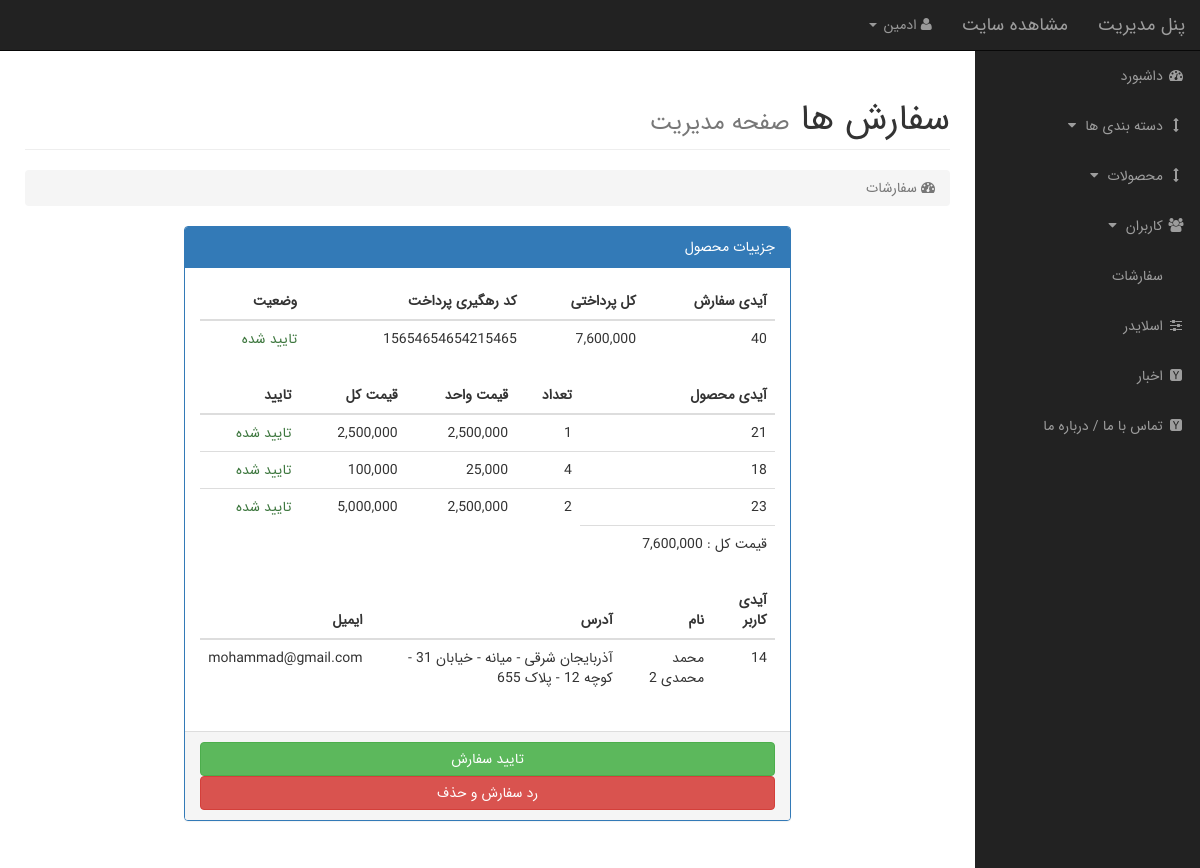
Page /admin/orders.php?action=view-order&id=40 (signed in) on the committed database.
### tables this page shows
CREATE TABLE `orders` (
  `id` int(11) NOT NULL,
  `user_id` int(11) NOT NULL,
  `total_price` decimal(10,0) NOT NULL,
  `track_code` varchar(512) NOT NULL,
  `is_confirmed` int(11) NOT NULL DEFAULT 0,
  `created_at` date NOT NULL DEFAULT current_timestamp()
);

CREATE TABLE `order_details` (
  `id` int(11) NOT NULL,
  `order_id` int(11) NOT NULL,
  `product_id` int(11) NOT NULL,
  `product_quantity` int(11) NOT NULL,
  `is_confirmed` int(11) NOT NULL DEFAULT 0
);

CREATE TABLE `products` (
  `id` int(11) NOT NULL,
  `title` varchar(512) NOT NULL,
  `description` text NOT NULL,
  `cat_id` int(11) NOT NULL,
  `price` decimal(10,0) NOT NULL,
  `photo` varchar(256) NOT NULL,
  `stock` int(11) NOT NULL DEFAULT 0,
  `buy_count` int(11) NOT NULL DEFAULT 0,
  `created_at` date NOT NULL DEFAULT current_timestamp()
);

CREATE TABLE `users` (
  `id` int(11) NOT NULL,
  `name` varchar(512) NOT NULL,
  `email` varchar(256) NOT NULL,
  `password` varchar(256) NOT NULL,
  `address` text NOT NULL,
  `buy_count` int(11) NOT NULL DEFAULT 0,
  `created_at` date NOT NULL DEFAULT current_timestamp()
);

### admin/includes/classes/Main.php (called while the page is built, shortened)
<?php
class Main
{
    protected static $class_name = "classes\Main";
    protected static $db_name = "aa";
    protected static $auto_inc = "id";
    public static function findAllWhere(array $cond, $limit = null, $order = "desc", $order_column = "id")
    {
        $items = [];
        $values = [];
        foreach ($cond as $arr) {
            $items[] = $arr[0] . " " . $arr[1] . " ?";
            $values[] = $arr[2];
        }
        $order = strtoupper($order);
        if (!isset($limit))
            return static::findAllQuery("Select * from ". static::$db_name . " where " . implode(', ', $items) . " ORDER BY " . $order_column . " $order", $values, static::$class_name);
        else
            return static::findAllQuery("Select * from ". static::$db_name . " where " . implode(', ', $items) . " ORDER BY " . $order_column . " $order LIMIT {$limit}", $values, static::$class_name);
    }
    public static function findById($id)
    {
        return static::findQuery("Select * from " . static::$db_name . " where ". static::$auto_inc ." = ?", [$id], static::$class_name);
    }
    protected static function findAllQuery(string $sql, array $values = [], $class)
    {
        global $conn;
        return $conn->selectAll($sql, $values, $class);
    }
    protected static function findQuery(string $sql, array $values = [], $class)
    {
        global $conn;
        return $conn->select($sql, $values, $class);
    }
}

### admin/includes/classes/Database.php (called while the page is built, shortened)
<?php
class Database
{
    public $conn;
    function __construct()
    {
        $this->host = DB_INFO['host'];
        $this->user = DB_INFO['user'];
        $this->pass = DB_INFO['pass'];
        $this->name = DB_INFO['name'];
        $this->options = [
            PDO::ATTR_ERRMODE => PDO::ERRMODE_EXCEPTION
        ];
        try {
            $this->conn = new \PDO("mysql:host=$this->host;dbname=$this->name;charset=utf8", $this->user, $this->pass, $this->options);
        } catch (\PDOException $e) {
            die("Database Failed :: " . $e->getMessage());
        }
    }
    public function selectAll(string $sql, array $values = [], string $class)
    {
        $stmt = $this->conn->prepare($sql);
        foreach ($values as $key => $value) {
            $stmt->bindValue($key + 1, $value);
        }
        if (!$stmt->execute())
            return false;
        return $stmt->fetchAll(PDO::FETCH_CLASS, $class);
    }
    public function select(string $sql, array $values = [], string $class)
    {
        $stmt = $this->conn->prepare($sql);
        foreach ($values as $key => $value) {
            $stmt->bindValue($key + 1, $value);
        }
        if (!$stmt->execute())
            return false;
        $stmt->setFetchMode(PDO::FETCH_CLASS, $class);
        return $stmt->fetch();
    }
}

### admin/includes/init.php (called while the page is built, shortened)
<?php
$conn = new classes\Database();

### admin/views/orders/view-order.php (the view, shortened to what this page needs)
<?php
try {
    if ($order = Order::findById($_GET['id'])) {
        $user = User::findById($order->user_id);
        $order_products = Order_detail::findAllWhere([['order_id', '=', $_GET['id']]]);
    }
} catch (PDOException $e) {
    Utility::dd($e->getMessage());
}
?>
<div class="row">
    <div class="col-md-8 col-md-offset-2">
        <?php if(isset($user) && isset($order) && isset($order_products)): ?>
        <div class="panel panel-primary">
            <div class="panel-heading">
                جزییات محصول
            </div>
            <div class="panel-body">
            <table class="table table-responsive">
                <thead>
                    <tr>
                        <th>آیدی سفارش</th>
                        <th>کل پرداختی</th>
                        <th>کد رهگیری پرداخت</th>
                        <th>وضعیت</th>
                    </tr>
                </thead>
                <tbody>
                    <tr>
                        <td><?= $order->id; ?></td>
                        <td><?= number_format($order->total_price); ?></td>
                        <td><?= $order->track_code; ?></td>
                        <td>
                        <?php if ($order->is_confirmed == 1): ?>
                            <span class="text-success">تایید شده</span>
                        <?php else: ?>
                            <span class="text-danger">تایید نشده</span>
                        <?php endif; ?>
                        </td>
                    </tr>
                </tbody>
            </table>
            <table class="table table-responsive">
                <thead>
                    <tr>
                        <th>آیدی محصول</th>
                        <th>تعداد</th>
                        <th>قیمت واحد</th>
                        <th>قیمت کل</th>
                        <th>تایید</th>
                    </tr>
                </thead>
                <tbody>
                <?php
                $total_price = 0;
                foreach($order_products as $order_product):
                    $product = Product::findById($order_product->product_id);
                    $total_price += ($product->price * $order_product->product_quantity);
                    ?>
                    <tr>
                        <td><?= $order_product->product_id; ?></td>
                        <td><?= $order_product->product_quantity; ?></td>
                        <td><?= number_format($product->price); ?></td>
                        <td><?= number_format($product->price * $order_product->product_quantity); ?></td>
                        <td>
                        <?php if ($order_product->is_confirmed == 1): ?>
                            <span class="text-success">تایید شده</span>
                        <?php else: ?>
                            <span class="text-danger">تایید نشده</span>
                        <?php endif; ?>
                        </td>
                    </tr>
                <?php endforeach; ?>
                </tbody>
                <tfoot>
                    <tr>
                        <td>قیمت کل : <?= number_format($total_price); ?></td>
                    </tr>
                </tfoot>
            </table>
            <table class="table table-responsive">
                <thead>
                    <tr>
                        <th>آیدی کاربر</th>
                        <th>نام</th>
                        <th>آدرس</th>
                        <th>ایمیل</th>
                    </tr>
                </thead>
                <tbody>
                    <tr>
                        <td><?= $user->id; ?></td>
                        <td><?= $user->name; ?></td>
                        <td><?= $user->address; ?></td>
                        <td><?= $user->email; ?></td>
                    </tr>
                </tbody>
             </table>
            </div>
            <div class="panel-footer">
                <form action="" method="POST">
                    <button type="submit" class="btn btn-block btn-success" name="confirm_order">تایید سفارش</button>
                </form>
                <form action="" method="POST">
                    <button type="submit" class="btn btn-block btn-danger" name="regect_order"> رد سفارش و حذف</button>
                </form>
            </div>
        </div>
        <?php else: ?>
            اطلاعات ورودی صحیح نمی باشند لطفا از حساب کاربری خود خارج شده و دوباره وارد شوید.
        <?php endif; ?>
    </div>
</div>
<br><br><br><br><br><br>

### admin/css/sb-admin.css (style rules this page uses)
body { margin-top: 100px; background-color: #222; font-family: iransans !important; }
@media (min-width:768px) { body { margin-top: 50px; } }

### rows in the picture
orders: id "40", total_price "7,600,000", track_code "15654654654215465"
order_details: product "21", product_quantity "1", product.price "2,500,000", $product->price * $order_product->product_quantity "2,500,000", is_confirmed "تایید شده"
order_details: product "18", product_quantity "4", product.price "25,000", $product->price * $order_product->product_quantity "100,000", is_confirmed "تایید شده"
order_details: product "23", product_quantity "2", product.price "2,500,000", $product->price * $order_product->product_quantity "5,000,000", is_confirmed "تایید شده"
users: id "14", name "محمد محمدی 2", address "آذربایجان شرقی - میانه - خیابان 31 - کوچه 12 - پلاک 655", email "mohammad@gmail.com"

### other values in the picture
$_SESSION['admin_info']['name'] "ادمین"
$total_price "7,600,000"
